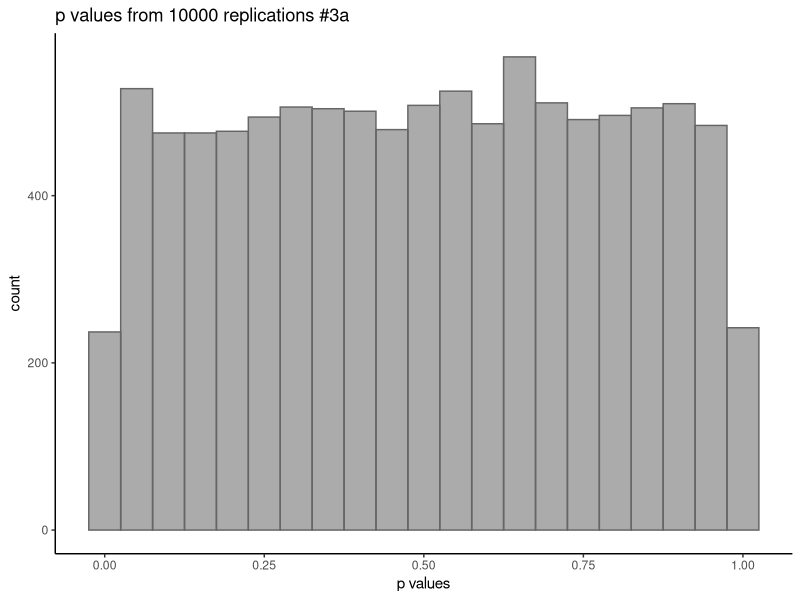
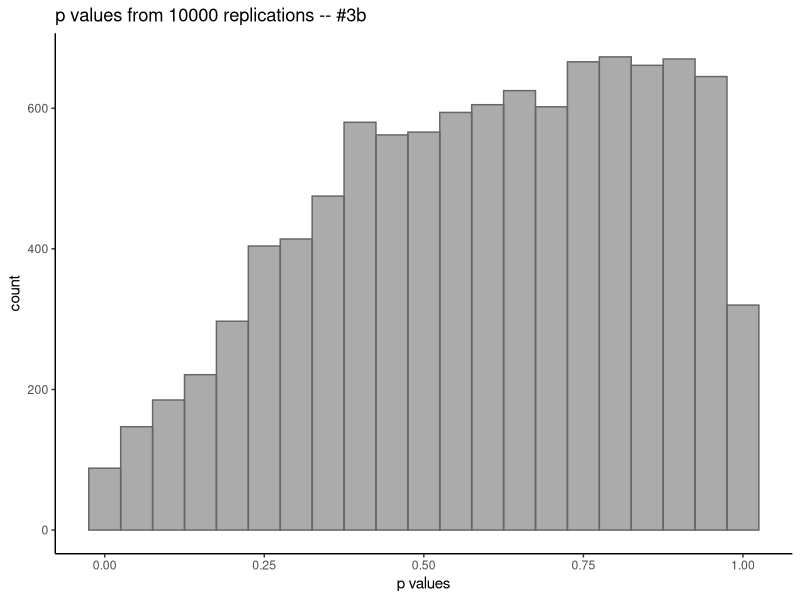
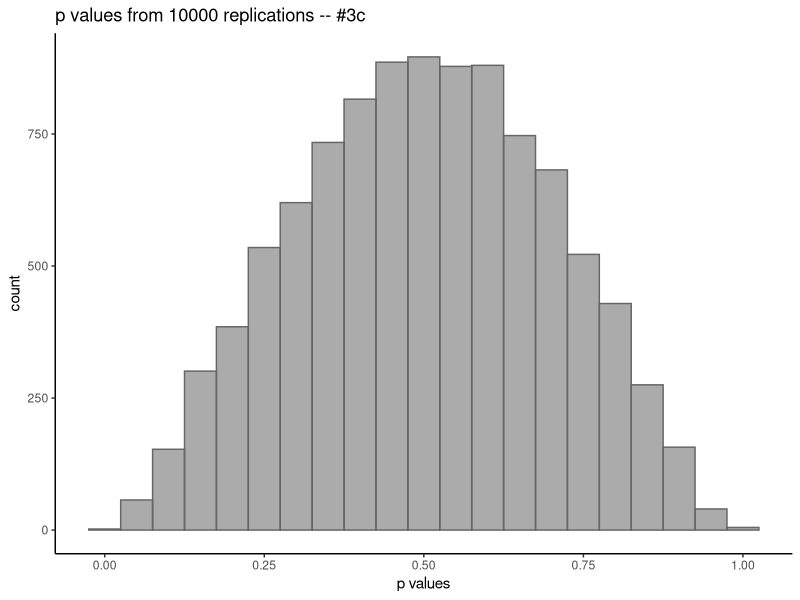
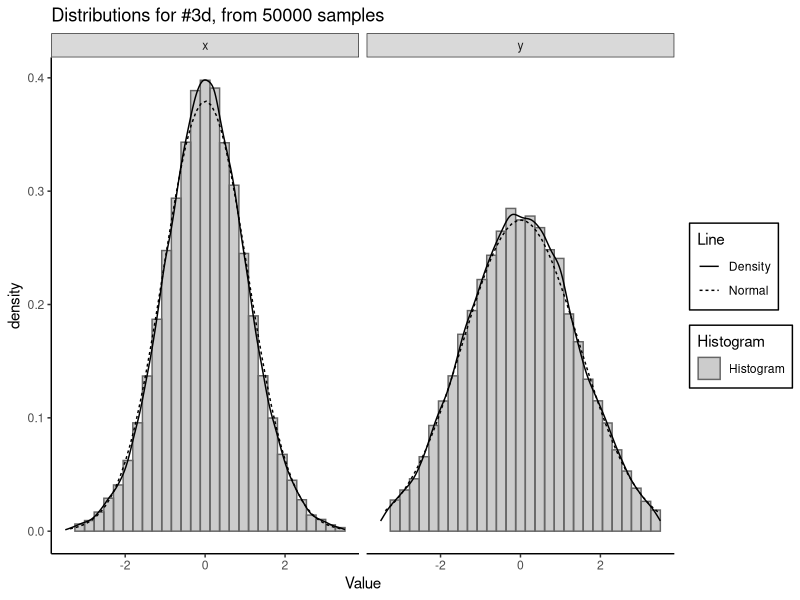

Recreate these plots in R, in order. (Note: this script raises an error after producing the figures.)
## ---- chunk 1
##################
## Setup
##################
options(xtable.comment = FALSE)
require(xtable)
require(ggplot2)
require(plyr)
set.seed(12345)
pp <- t.test(rnorm(50), rnorm(50), alternative = "greater", var.equal = T)$p.value
## ---- chunk 2
##################
## 3aI
##################

assumptions <- c("Independence between units", 
                 "*     Independent within populations", 
                 "*     Independent between populations", 
                 "Homogeneity of units within each popoulation",
                 "*     equal means and variances within each population", 
                 "*     equal variances between populations", 
                 "Populations are normally distributed", 
                 "Random sampling from populations")
## ---- chunk 3
#assumptions
met <- c(rep("yes", 8))

print(xtable(data.frame(assumptions, met), caption = "I. Which assumptions of the specified test are met and which are not, if any", type = "latex"))

## ---- chunk 4
##################
## 3aIII
##################

nsim <- 10000
foo <- data.frame(rep = replicate(nsim, t.test(rnorm(50), rnorm(50), alternative = "greater", var.equal = T)$p.value))
ggplot(foo) + 
     geom_histogram(aes(x = rep), col = "grey40", alpha = 0.5, binwidth = 0.05)+ 
     theme_bw() + 
     theme(
          plot.background = element_blank()
          ,panel.grid.major = element_blank()
          ,panel.grid.minor = element_blank()
          ,panel.border = element_blank()
           ) +

     #draws x and y axis line
     theme(axis.line = element_line(color = 'black')) + 
     labs(x = "p values", title = "p values from 10000 replications #3a")

alpha <- length(foo$rep[foo$rep <= 0.05])/length(foo$rep)

## ---- chunk 5
##################
## 3b
##################

set.seed(12345)
pp <- t.test(rchisq(n = 10, df = 1), rchisq(100, 2) - 1, alternative = "two.sided", var.equal = T)$p.value
## ---- chunk 6
##################
## 3bI
##################

#assumptions
met <- c("yes", "yes", "yes", "no", "yes", "no", "no", "yes")
print(xtable(data.frame(assumptions, met), caption = "I. Which assumptions of the specified test are met and which are not, if any", type = "latex"))
## ---- chunk 7

##################
## 3bIII
##################

nsim <- 10000
foo <- data.frame(rep = replicate(nsim, t.test(rchisq(n = 10, df = 1), rchisq(100, 2) - 1, alternative = "two.sided", var.equal = T)$p.value))
ggplot(foo) + 
     geom_histogram(aes(x = rep), col = "grey40", alpha = 0.5, binwidth = 0.05)+ 
     theme_bw() + 
     theme(
          plot.background = element_blank()
          ,panel.grid.major = element_blank()
          ,panel.grid.minor = element_blank()
          ,panel.border = element_blank()
           ) +

     #draws x and y axis line
     theme(axis.line = element_line(color = 'black')) + 
     labs(x = "p values", title = "p values from 10000 replications -- #3b")

alpha <- length(foo$rep[foo$rep <= 0.05])/length(foo$rep)

## ---- chunk 8
##################
## 3cI
##################

yCalc <- function(){
     tsamp <- rt(50,df = 20)
     zsamp <- rnorm(50)
     ff <- data.frame(y = tsamp - zsamp, x = tsamp)
     return(t.test(ff$x, ff$y, alternative = "less", var.equal = T)$p.value)
}

#var(tsamp)
#var(ff$y)
pv <-yCalc()

#assumptions
met <- c("no","yes", "no", "no", "yes", "no", "no", "yes" )
print(xtable(data.frame(assumptions, met), caption = "I. Which assumptions of the specified test are met and which are not, if any", type = "latex"))

## ---- chunk 9
##################
## 3cIII
##################

yCalcW <- function(){
     tsamp <- rt(50,df = 20)
     zsamp <- rnorm(50)
     ff <- data.frame(y = tsamp - zsamp, x = tsamp)
     return(t.test(ff$x, ff$y, alternative = "less", var.equal = T)$p.value)
}

nsim <- 10000
foo <- data.frame(rep = replicate(nsim, yCalcW()))

ggplot(foo) + 
     geom_histogram(aes(x = rep), col = "grey40", alpha = 0.5, binwidth = 0.05)+ 
     theme_bw() + 
     theme(
          plot.background = element_blank()
          ,panel.grid.major = element_blank()
          ,panel.grid.minor = element_blank()
          ,panel.border = element_blank()
           ) +

     #draws x and y axis line
     theme(axis.line = element_line(color = 'black')) + 
     labs(x = "p values", title = "p values from 10000 replications -- #3c")

alpha <- length(foo$rep[foo$rep <= 0.05])/length(foo$rep)

## ---- chunk 10
##################
## 3d
##################

dds <- function(nsamp = 50){
     tsamp <- rt(nsamp,df = 20)
     zsamp <- rnorm(nsamp)
     ff <- data.frame(dat = c((tsamp - zsamp), tsamp), trt = c(rep("y", nsamp), rep("x", nsamp)))
     return(ff)
}


sp <- dds(50000)

sp$PctChange <- sp$dat
sp$SpeedLimit <- sp$trt

grid <- with(sp, seq(min(PctChange), max(PctChange), length = 100))

normaldens <- ddply(sp, "SpeedLimit", 
                    function(df) {
                         data.frame( 
                                   predicted = grid,
                                   density = dnorm(grid, mean(df$PctChange), sd(df$PctChange)))
                    })

# look at distributions of data
ggplot(sp, aes(x = PctChange)) + 
     # histogram
     geom_histogram(aes(y = ..density.., fill = "Histogram"), color = "grey40", 
                     alpha = 0.2) + 
     # kernel density line
     geom_line(aes(y = ..density..,  lty = "Density"), stat = 'density')+
     # normal line
     geom_line(aes(y = density, x = predicted, lty = "Normal"), data = normaldens) + 
     # facet
     facet_grid(~SpeedLimit)  +
     
     # labels and theme
     xlim(c(-3.5, 3.5))+
     labs(x = "Value", title = "Distributions for #3d, from 50000 samples") + 
     theme_bw() + 
     theme(legend.background = element_rect(colour = "black"),
          plot.background = element_blank()
          ,panel.grid.major = element_blank()
          ,panel.grid.minor = element_blank()
          ,panel.border = element_blank()
          ,axis.line = element_line(color = 'black')) + 
     # Names for the legend
     scale_linetype(name = "Line")+
     scale_fill_manual(name = "Histogram", values = c("black"))

## ---- chunk 11
##################
## 3dII
##################
nsim <- 10000
tdat <- function() {
     foo <- dds()
     t.test(foo$dat ~ foo $trt, var.equal = F, alternative = "less", paired = T)
}
#tdat()$p.value

foo <- data.frame(rep = replicate(nsim, tdat()$p.value))
ggplot(foo) + 
     geom_histogram(aes(x = rep), col = "grey40", alpha = 0.5, binwidth = 0.05)+ 
     theme_bw() + 
     theme(
          plot.background = element_blank()
          ,panel.grid.major = element_blank()
          ,panel.grid.minor = element_blank()
          ,panel.border = element_blank()
           ) +

     #draws x and y axis line
     theme(axis.line = element_line(color = 'black')) + 
     labs(x = "p values", title = "p values from 10000 replications -- #3d")

alpha <- length(foo$rep[foo$rep <= 0.05])/length(foo$rep)
## ---- chunk 12
##################
## 4a
##################
sp <- read.csv("data/ex0223.csv")
#levels(sp$SpeedLimit)

vv <- var(sp$PctChange[sp$SpeedLimit == "Inc"])/var(sp$PctChange[sp$SpeedLimit == "Ret"])
## calculate statistics for calculating T-value

#var(sp$PctChange[sp$SpeedLimit == "Ret"])
#var(sp$PctChange[sp$SpeedLimit == "Inc"])
#mean((sp$PctChange[sp$SpeedLimit == "Inc"]))
#mean((sp$PctChange[sp$SpeedLimit == "Ret"]))

#sPoo <- ((31)*65.531 + (18)*73.22328)/ (31 + 18)
#(0.49375 - 0.09947368)/(sqrt(sPoo) * sqrt(1/32 + 1/19))
#1-pt(q = 0.1647, df = 48)

# check p.value
pv <- t.test(sp$PctChange~sp$SpeedLimit, var.equal = T, alternative = "greater")
#pv$estimate[1] - pv$estimate[2]
# this tests mean(Inc) - mean(Ret) > 0
## ---- chunk 13
##################
## 4b
##################

sp <- read.csv("data/ex0223.csv")
sp$SpeedLimit <- ifelse(sp$SpeedLimit == "Inc", yes = sp$SpeedLimit <- "Increased Speed Limit", no = sp$SpeedLimit <- "Retained Speed Limit")
table(sp$SpeedLimit)


grid <- with(sp, seq(min(PctChange), max(PctChange), length = 100))

normaldens <- ddply(sp, "SpeedLimit", 
                    function(df) {
                         data.frame( 
                                   predicted = grid,
                                   density = dnorm(grid, mean(df$PctChange), sd(df$PctChange)))
                    })

# look at distributions of data
ggplot(sp, aes(x = PctChange)) + 
     # histogram
     geom_histogram(aes(y = ..density.., fill = "Histogram"), color = "grey40", 
                     alpha = 0.2, binwidth = 5) + 
     # kernel density line
     geom_line(aes(y = ..density..,  lty = "Density"), stat = 'density')+
     # normal line
     geom_line(aes(y = density, x = predicted, lty = "Normal"), data = normaldens) + 
     # facet
     facet_grid(~SpeedLimit)  +
     
     # labels and theme
     xlim(c(-30, 30))+
     labs(x = "Percent Change", title = "Distributions for #23 -- to check for normality") + 
     theme_bw() + 
     theme(legend.background = element_rect(colour = "black"),
          plot.background = element_blank()
          ,panel.grid.major = element_blank()
          ,panel.grid.minor = element_blank()
          ,panel.border = element_blank()
          ,axis.line = element_line(color = 'black')) + 
     # Names for the legend
     scale_linetype(name = "Line")+
     scale_fill_manual(name = "Histogram", values = c("black"))
## ---- chunk 14
##################
## 4c
##################

sp <- read.csv("data/ex0223.csv")
numInc <- sum(sp$SpeedLimit == "Inc")
numRet <- sum(sp$SpeedLimit == "Ret")

tstat <- with(sp, mean(PctChange[SpeedLimit == "Inc"]) - mean(PctChange[SpeedLimit == "Ret"]))

perr <- function() {
     ind <- sample(1:length(sp$PctChange), numInc)
     return(mean(sp$PctChange[ind]) - mean(sp$PctChange[-ind]))
}


nsim <- 10000
foo <- data.frame(rep = replicate(nsim, perr()))

ggplot(foo) + 
     geom_histogram(aes(x = rep), col = "grey40", alpha = 0.5, binwidth = 0.5)+ 
     theme_bw() + 
     theme(
          plot.background = element_blank()
          ,panel.grid.major = element_blank()
          ,panel.grid.minor = element_blank()
          ,panel.border = element_blank()
           ) +

     #draws x and y axis line
     theme(axis.line = element_line(color = 'black')) + 
     labs(x = "Test Statistic Value", 
          title = "Histogram of Test Statistics from 10,000 permutations") + 
     geom_vline(xintercept=tstat, lty = 5)


alpha <- length(foo$rep[foo$rep >= tstat])/length(foo$rep)

